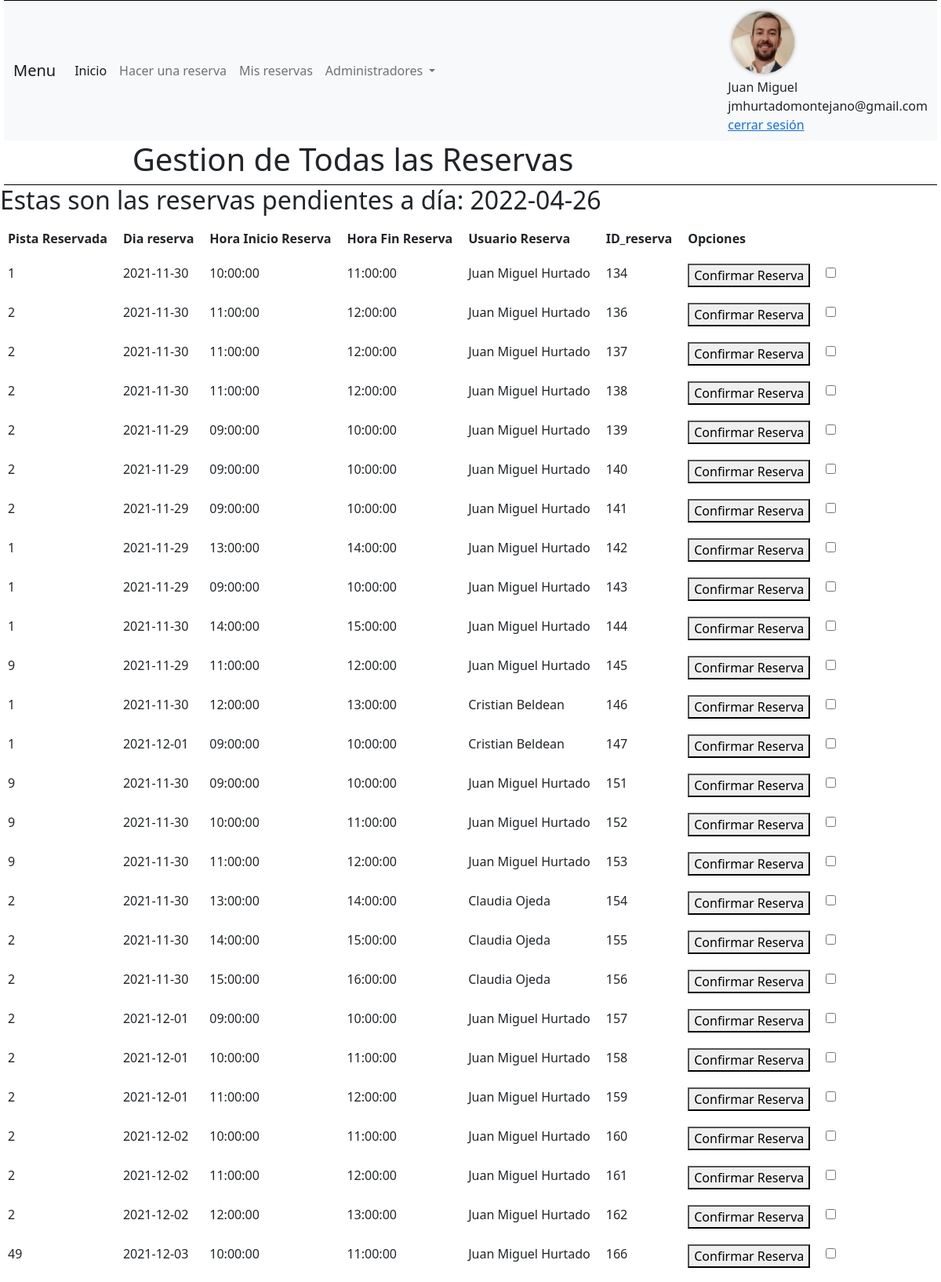
Screenshot of /gestionReservas.php (signed in, upper part) with the database file from the repository.
### tables this page shows
CREATE TABLE `usuarios` (
  `id` int(11) NOT NULL,
  `nombre` varchar(100) NOT NULL,
  `apellidos` varchar(100) NOT NULL,
  `telefono` int(11) NOT NULL,
  `email` varchar(100) NOT NULL,
  `password` varchar(100) NOT NULL,
  `foto` varchar(200) NOT NULL,
  `cookie_id` varchar(100) NOT NULL,
  `privilegios` varchar(200) NOT NULL,
  `fecha_registro` timestamp NOT NULL DEFAULT current_timestamp()
);

CREATE TABLE `reservas` (
  `id_reserva` int(11) NOT NULL,
  `id_usuario` int(11) NOT NULL,
  `id_instalacion` int(11) NOT NULL,
  `fecha_reserva` date NOT NULL,
  `hora_inicio` time NOT NULL,
  `hora_fin` time NOT NULL,
  `fecha_hora_registro` timestamp NOT NULL DEFAULT current_timestamp() ON UPDATE current_timestamp()
);

### utilidades/Session.php (called while the page is built, shortened)
<?php
class Session {
    static public function existe(){
        return isset($_SESSION['id_usuario_sesion']);
    }
    static public function obtener(){
        if(isset($_SESSION['id_usuario_sesion']))
            return $_SESSION['id_usuario_sesion'];
        else
            return false;
    }
}

### modelos/UsuarioDAO.php (called while the page is built, shortened)
<?php
class UsuarioDAO {
    private $conn;
    public function __construct($conn) {
        $this->conn = $conn;
    }
    public function find($id) {
        $sql = "SELECT * FROM usuarios WHERE id=$id";
        if (!$result = $this->conn->query($sql)) {
            die("Error en la SQL: " . $this->conn->error);
        }
        return $result->fetch_object('Usuario');
    }
}

### modelos/Usuario.php (called while the page is built, shortened)
<?php
class Usuario {
    private $nombre;
    private $apellidos;
    private $email;
    private $foto;
    private $privilegios;
    function getPrivilegios() {
        return $this->privilegios;
    }
    function getNombre() {
        return $this->nombre;
    }
    function getApellidos() {
        return $this->apellidos;
    }
    function getEmail() {
        return $this->email;
    }
    function getFoto() {
        return $this->foto;
    }
}

### utilidades/ConexionBD.php (called while the page is built, shortened)
<?php
class ConexionBD {
    public static function conectar(): mysqli{
        $conn = new mysqli('localhost','admin','admin','gestion_reservas');
        return $conn;
    }
}

### modelos/ReservaDAO.php (called while the page is built, shortened)
<?php
class ReservaDAO {
    private $conn;
    public function __construct($conn) {
        $this->conn = $conn;
    }
        public function findallReservasToFecha($fecha_seleccionada) {
        $sql = "SELECT * FROM reservas WHERE fecha_reserva>'$fecha_seleccionada'";
        if (!$result = $this->conn->query($sql)) {
            die("Error en la SQL: " . $this->conn->error);
        }
        $array_horarios_reservados = array();
        while ($reserva = $result->fetch_object('Reserva')) {
            $array_horarios_reservados[] = $reserva;
        }
        return $array_horarios_reservados;
    }
}

### modelos/Reserva.php (called while the page is built, shortened)
<?php
class Reserva {
    private $id_reserva;
    private $id_usuario;
    private $id_instalacion;
    private $fecha_reserva;
    private $hora_inicio;
    private $hora_fin;
    function getId_instalacion() {
        return $this->id_instalacion;
    }
    function getId_reserva() {
        return $this->id_reserva;
    }
    function getId_usuario() {
        return $this->id_usuario;
    }
    function getFecha_reserva() {
        return $this->fecha_reserva;
    }
    function getHora_inicio() {
        return $this->hora_inicio;
    }
    function getHora_fin() {
        return $this->hora_fin;
    }
}

### gestionReservas.php (the view, shortened to what this page needs)
<?php
require 'utilidades/ConexionBD.php';
require 'modelos/Usuario.php';
require 'modelos/UsuarioDAO.php';
require 'modelos/Reserva.php';
require 'modelos/ReservaDAO.php';
require 'utilidades/Session.php';
if (Session::existe() == true) {
    $reservaDAO = new ReservaDAO(ConexionBD::conectar());
    $reservas = $reservaDAO->findallReservasToFecha('2021/11/28');
}
?>
<!DOCTYPE html>
<html>
    <head>
        <link rel="stylesheet" type="text/css" href="utilidades/styleGestionReservas.css">
    </head>
    <body>
        <menu>
            <?php
            $titulo = "Gestion de Todas las Reservas";
            include ('utilidades/menu.php')
            ?>
        </menu>
        <h2>Estas son las reservas pendientes a día:  <?php echo date('Y-m-d') ?></h2>
        <?php if (Session::existe()) { ?>
            <table>
                <thead>
                    <tr>
                        <th>Pista Reservada</th>
                        <th>Dia reserva   </th>
                        <th>Hora Inicio Reserva</th>
                        <th>Hora Fin Reserva</th>
                        <th>Usuario Reserva</th>
                        <th>ID_reserva</th>
                        <th>Opciones</th>
                    </tr>
                </thead>
                <tbody>
                    <?php foreach ($reservas as $reservasByUser) { ?>
                        <?php
                        $usuarioDAO = new UsuarioDAO(ConexionBD::conectar());
                        $usuario = $usuarioDAO->find($reservasByUser->getId_usuario());
                        ?>
                        <tr>
                            <td><?php echo $reservasByUser->getId_instalacion(); ?></td>
                            <td><?php echo $reservasByUser->getFecha_reserva(); ?></td>
                            <td><?php echo $reservasByUser->getHora_inicio(); ?> </td>
                            <td><?php echo $reservasByUser->getHora_fin(); ?> </td>
                            <td><?php echo $usuario->getNombre() . " " . $usuario->getApellidos(); ?> </td>
                            <td><?php echo $reservasByUser->getId_reserva(); ?> </td>
                            <td><button>Confirmar Reserva</button></td>
                            <td><input type="checkbox" name="<?php echo $reservasByUser->getId_reserva() ?>" value="<?php echo $reservasByUser->getId_reserva() ?>"> </td>
                        <?php } ?>
                    </tr>
                </tbody>
            </table>
        <?php } ?>
    </body>
</html>

### utilidades/menu.php (shortened to what this page needs)
<!DOCTYPE html>
<html lang="es">
<head>
    <link href="https://cdn.jsdelivr.net/npm/bootstrap@5.0.2/dist/css/bootstrap.min.css" rel="stylesheet"
>
</head>
<nav class="navbar navbar-expand-lg navbar-light bg-light">
    <div class="container-fluid">
        <a class="navbar-brand" href="#">Menu</a>
        <div class="collapse navbar-collapse" id="navbarSupportedContent">
            <ul class="navbar-nav me-auto mb-2 mb-lg-0">
                <li class="nav-item">
                    <a class="nav-link active" aria-current="page" href="index.php">Inicio</a>
                </li>
                <li class="nav-item">
                    <a class="nav-link" href="reservar.php">Hacer una reserva</a>
                </li>
                <li class="nav-item">
                    <a class="nav-link" href="mis_reservas.php">Mis reservas</a>
                </li>
                <?php if (Session::existe()) { ?>
                <?php
                $conn = ConexionBD::conectar();
                    $usuDAO = new UsuarioDAO($conn);
                    $usuario = $usuDAO->find(Session::obtener());
                    ?>
                <?php if ($usuario->getPrivilegios() == 'admin') { ?>
                <li class="nav-item dropdown">
                    <a class="nav-link dropdown-toggle" href="#" id="navbarDropdown" role="button"
                        data-bs-toggle="dropdown" aria-expanded="false">
                        Administradores
                    </a>
                </li>
                <?php } ?>
                <?php } ?>
            </ul>
            <?php if (Session::existe()): ?>
            <?php
            $conn = ConexionBD::conectar();
            $usuDAO = new UsuarioDAO($conn);
            $usuario = $usuDAO->find(Session::obtener());
            ?>
            <div id="usuario">
                <img width="120" height="120" id="foto_usuario"
                    style="background-image: url(imagenes/fotosUsuarios/<?= $usuario->getFoto() ?>); background-size:cover; background-position:center"></img>
                <div id="datos_usuario"><?= $usuario->getNombre() ?> <br>
                    <?= $usuario->getEmail() ?> <br>
                    <a href="logout.php">cerrar sesión</a>
                </div>
            </div>
            <?php endif; ?>
        </div>
    </div>
</nav>
<header>
    <div id="titulo">
        <h1><?php echo $titulo ?></h1>
    </div>
</header>

### utilidades/styleGestionReservas.css (style rules this page uses)
header { overflow: auto; }
h2 { display: inline-block; }
#usuario,#login { display: block; flex-direction: column; float: right; position: relative; }
#titulo { margin-right: 300px; text-align: center; }
menu { overflow: auto; border-bottom: 1px solid black; border-top: 1px solid black; margin: 0px 5px; padding: 0px; }
#foto_usuario { height: 80px; width: 80px; background-size: cover; background-position: center; border-radius: 40px; box-shadow: 0px 0px 5px 0px #aaa; margin: 5px; }
#datos_usuario { position: static; top:40px; left: 100px; }
td, th, tr#tables { align-content: space-between; margin: 10px; padding: 10px; border-bottom: 1px solid black; }

### rows the page displays
usuarios: nombre "Juan Miguel", email "jmhurtadomontejano@gmail.com"
reservas: id_instalacion "1", fecha_reserva "2021-11-30", hora_inicio "10:00:00", hora_fin "11:00:00", id_usuario.nombre "Juan Miguel", id_usuario.apellidos "Hurtado", id_reserva "134"
reservas: id_instalacion "2", fecha_reserva "2021-11-30", hora_inicio "11:00:00", hora_fin "12:00:00", id_usuario.nombre "Juan Miguel", id_usuario.apellidos "Hurtado", id_reserva "136"
reservas: id_instalacion "2", fecha_reserva "2021-11-30", hora_inicio "11:00:00", hora_fin "12:00:00", id_usuario.nombre "Juan Miguel", id_usuario.apellidos "Hurtado", id_reserva "137"
reservas: id_instalacion "2", fecha_reserva "2021-11-30", hora_inicio "11:00:00", hora_fin "12:00:00", id_usuario.nombre "Juan Miguel", id_usuario.apellidos "Hurtado", id_reserva "138"
reservas: id_instalacion "2", fecha_reserva "2021-11-29", hora_inicio "09:00:00", hora_fin "10:00:00", id_usuario.nombre "Juan Miguel", id_usuario.apellidos "Hurtado", id_reserva "139"
reservas: id_instalacion "2", fecha_reserva "2021-11-29", hora_inicio "09:00:00", hora_fin "10:00:00", id_usuario.nombre "Juan Miguel", id_usuario.apellidos "Hurtado", id_reserva "140"
reservas: id_instalacion "2", fecha_reserva "2021-11-29", hora_inicio "09:00:00", hora_fin "10:00:00", id_usuario.nombre "Juan Miguel", id_usuario.apellidos "Hurtado", id_reserva "141"
reservas: id_instalacion "1", fecha_reserva "2021-11-29", hora_inicio "13:00:00", hora_fin "14:00:00", id_usuario.nombre "Juan Miguel", id_usuario.apellidos "Hurtado", id_reserva "142"
reservas: id_instalacion "1", fecha_reserva "2021-11-29", hora_inicio "09:00:00", hora_fin "10:00:00", id_usuario.nombre "Juan Miguel", id_usuario.apellidos "Hurtado", id_reserva "143"
reservas: id_instalacion "1", fecha_reserva "2021-11-30", hora_inicio "14:00:00", hora_fin "15:00:00", id_usuario.nombre "Juan Miguel", id_usuario.apellidos "Hurtado", id_reserva "144"
reservas: id_instalacion "9", fecha_reserva "2021-11-29", hora_inicio "11:00:00", hora_fin "12:00:00", id_usuario.nombre "Juan Miguel", id_usuario.apellidos "Hurtado", id_reserva "145"
reservas: id_instalacion "1", fecha_reserva "2021-11-30", hora_inicio "12:00:00", hora_fin "13:00:00", id_usuario.nombre "Cristian", id_usuario.apellidos "Beldean", id_reserva "146"
reservas: id_instalacion "1", fecha_reserva "2021-12-01", hora_inicio "09:00:00", hora_fin "10:00:00", id_usuario.nombre "Cristian", id_usuario.apellidos "Beldean", id_reserva "147"
reservas: id_instalacion "9", fecha_reserva "2021-11-30", hora_inicio "09:00:00", hora_fin "10:00:00", id_usuario.nombre "Juan Miguel", id_usuario.apellidos "Hurtado", id_reserva "151"
reservas: id_instalacion "9", fecha_reserva "2021-11-30", hora_inicio "10:00:00", hora_fin "11:00:00", id_usuario.nombre "Juan Miguel", id_usuario.apellidos "Hurtado", id_reserva "152"
reservas: id_instalacion "9", fecha_reserva "2021-11-30", hora_inicio "11:00:00", hora_fin "12:00:00", id_usuario.nombre "Juan Miguel", id_usuario.apellidos "Hurtado", id_reserva "153"
reservas: id_instalacion "2", fecha_reserva "2021-11-30", hora_inicio "13:00:00", hora_fin "14:00:00", id_usuario.nombre "Claudia", id_usuario.apellidos "Ojeda", id_reserva "154"
reservas: id_instalacion "2", fecha_reserva "2021-11-30", hora_inicio "14:00:00", hora_fin "15:00:00", id_usuario.nombre "Claudia", id_usuario.apellidos "Ojeda", id_reserva "155"
reservas: id_instalacion "2", fecha_reserva "2021-11-30", hora_inicio "15:00:00", hora_fin "16:00:00", id_usuario.nombre "Claudia", id_usuario.apellidos "Ojeda", id_reserva "156"
reservas: id_instalacion "2", fecha_reserva "2021-12-01", hora_inicio "09:00:00", hora_fin "10:00:00", id_usuario.nombre "Juan Miguel", id_usuario.apellidos "Hurtado", id_reserva "157"
reservas: id_instalacion "2", fecha_reserva "2021-12-01", hora_inicio "10:00:00", hora_fin "11:00:00", id_usuario.nombre "Juan Miguel", id_usuario.apellidos "Hurtado", id_reserva "158"
reservas: id_instalacion "2", fecha_reserva "2021-12-01", hora_inicio "11:00:00", hora_fin "12:00:00", id_usuario.nombre "Juan Miguel", id_usuario.apellidos "Hurtado", id_reserva "159"
reservas: id_instalacion "2", fecha_reserva "2021-12-02", hora_inicio "10:00:00", hora_fin "11:00:00", id_usuario.nombre "Juan Miguel", id_usuario.apellidos "Hurtado", id_reserva "160"
reservas: id_instalacion "2", fecha_reserva "2021-12-02", hora_inicio "11:00:00", hora_fin "12:00:00", id_usuario.nombre "Juan Miguel", id_usuario.apellidos "Hurtado", id_reserva "161"
reservas: id_instalacion "2", fecha_reserva "2021-12-02", hora_inicio "12:00:00", hora_fin "13:00:00", id_usuario.nombre "Juan Miguel", id_usuario.apellidos "Hurtado", id_reserva "162"
reservas: id_instalacion "49", fecha_reserva "2021-12-03", hora_inicio "10:00:00", hora_fin "11:00:00", id_usuario.nombre "Juan Miguel", id_usuario.apellidos "Hurtado", id_reserva "166"

### other values shown
$titulo "Gestion de Todas las Reservas"
